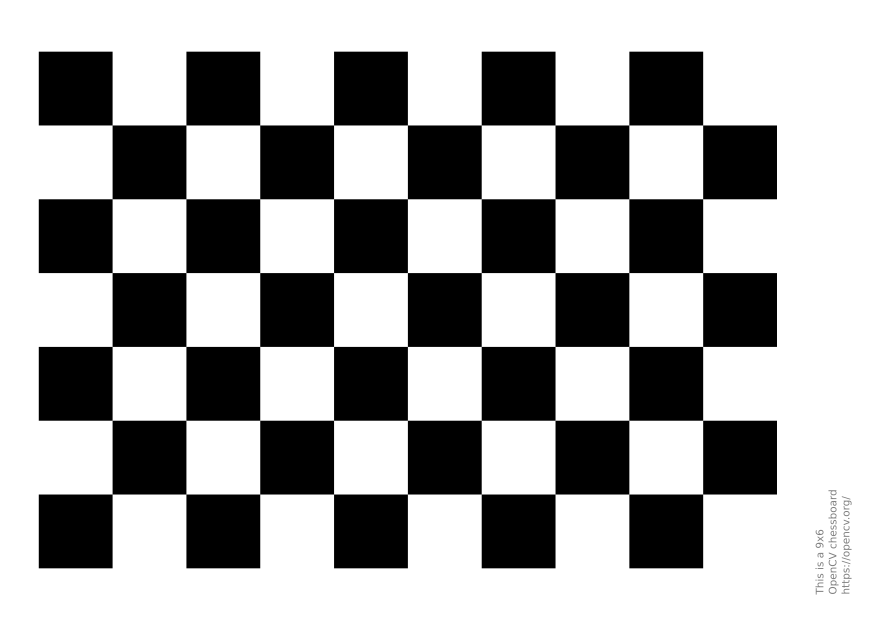
#> input picture curriculum/sample_data/chessboard.png, 1754 x 1240 px (shown at 1/2 size); the run also reads 1 picture not shown here
$ python 01_camera_calibration.py
#> lines starting #> are read from the running program, lines starting #| are printed output that depends on the picture; after the words box and inside, x2 and y2 are one past the last pixel; in counts of white or black regions, pixels touching at a corner belong together; long printed decimals are rounded
### curriculum/sample_data/__init__.py
"""
Sample Data Module
==================
Provides easy access to sample images and videos for tutorials.

Usage:
    from sample_data import get_image, get_video, SAMPLE_DIR

    # Load a sample image
    img = get_image("lena.jpg")

    # Get path to video
    video_path = get_video("vtest.avi")
"""

import os
import cv2
import numpy as np

# Directory containing sample files
SAMPLE_DIR = os.path.dirname(os.path.abspath(__file__))


def get_sample_path(filename):
    """
    Get full path to a sample file, downloading if necessary.
    """
    from .download_samples import get_sample_path as _get_path
    return _get_path(filename)


def get_image(filename, flags=cv2.IMREAD_COLOR):
    """
    Load a sample image.

    Args:
        filename: Name of the sample image (e.g., "lena.jpg")
        flags: cv2.IMREAD_COLOR, cv2.IMREAD_GRAYSCALE, etc.

    Returns:
        numpy array of the image, or None if not found

    Example:
        img = get_image("lena.jpg")
        gray = get_image("lena.jpg", cv2.IMREAD_GRAYSCALE)
    """
#> called with filename = 'chessboard.png', flags = 1
    filepath = get_sample_path(filename)

    if not os.path.exists(filepath):
        print(f"Warning: Sample image not found: {filename}")
        print("Run: python -m sample_data.download_samples")
        return None

    img = cv2.imread(filepath, flags)
#> img is the input picture: shape (1240, 1754, 3); min 0, max 255, mean 165.4

    if img is None:
        print(f"Warning: Could not load image: {filename}")
        return None

    return img


# [63 lines left out: functions get_video, get_image_or_camera, list_samples, not called in this run]


# Common sample images for quick access
SAMPLES = {
    "face": "lena.jpg",
    "fruits": "fruits.jpg",
    "building": "building.jpg",
    "text": "imageTextN.png",
    "sudoku": "sudoku.png",
    "chessboard": "chessboard.png",
    "box": "box.png",
    "scene": "box_in_scene.png",
}


# [17 lines left out: function quick_load, not called in this run]

### curriculum/sample_data/download_samples.py
"""
Sample Data Downloader
======================
Downloads real sample images and videos for OpenCV tutorials.

Sources:
- OpenCV GitHub samples
- Public domain images

Usage:
    python download_samples.py           # Download all samples
    python download_samples.py --check   # Check which samples exist
"""

import os
import urllib.request
import sys

# Sample data directory
SAMPLE_DIR = os.path.dirname(os.path.abspath(__file__))

# Sample files to download from OpenCV GitHub
OPENCV_SAMPLES_BASE = "https://raw.githubusercontent.com/opencv/opencv/4.x/samples/data/"

SAMPLE_FILES = {
    # Basic images
    "lena.jpg": OPENCV_SAMPLES_BASE + "lena.jpg",
    "fruits.jpg": OPENCV_SAMPLES_BASE + "fruits.jpg",
    "baboon.jpg": OPENCV_SAMPLES_BASE + "baboon.jpg",
    "building.jpg": OPENCV_SAMPLES_BASE + "building.jpg",
    "starry_night.jpg": OPENCV_SAMPLES_BASE + "starry_night.jpg",
    "butterfly.jpg": OPENCV_SAMPLES_BASE + "butterfly.jpg",

    # Face detection
    "lena_face.jpg": OPENCV_SAMPLES_BASE + "lena.jpg",
    "messi5.jpg": OPENCV_SAMPLES_BASE + "messi5.jpg",

    # Feature matching
    "box.png": OPENCV_SAMPLES_BASE + "box.png",
    "box_in_scene.png": OPENCV_SAMPLES_BASE + "box_in_scene.png",
    "blox.jpg": OPENCV_SAMPLES_BASE + "blox.jpg",

    # Template matching
    "lena_tmpl.jpg": OPENCV_SAMPLES_BASE + "lena_tmpl.jpg",

    # Calibration
    "left01.jpg": OPENCV_SAMPLES_BASE + "left01.jpg",
    "left02.jpg": OPENCV_SAMPLES_BASE + "left02.jpg",
    "right01.jpg": OPENCV_SAMPLES_BASE + "right01.jpg",
    "right02.jpg": OPENCV_SAMPLES_BASE + "right02.jpg",
    "chessboard.png": OPENCV_SAMPLES_BASE + "chessboard.png",

    # Text/Document/OCR
    "imageTextN.png": OPENCV_SAMPLES_BASE + "imageTextN.png",
    "imageTextR.png": OPENCV_SAMPLES_BASE + "imageTextR.png",
    "licenseplate_motion.jpg": OPENCV_SAMPLES_BASE + "licenseplate_motion.jpg",
    "text_defocus.jpg": OPENCV_SAMPLES_BASE + "text_defocus.jpg",

    # Morphology (note: j.png may not be available in newer OpenCV versions)

    # Shapes and contours
    "pic1.png": OPENCV_SAMPLES_BASE + "pic1.png",
    "pic2.png": OPENCV_SAMPLES_BASE + "pic2.png",
    "pic3.png": OPENCV_SAMPLES_BASE + "pic3.png",
    "pic4.png": OPENCV_SAMPLES_BASE + "pic4.png",
    "pic5.png": OPENCV_SAMPLES_BASE + "pic5.png",
    "pic6.png": OPENCV_SAMPLES_BASE + "pic6.png",

    # Gradient/edges
    "sudoku.png": OPENCV_SAMPLES_BASE + "sudoku.png",

    # Histogram
    "home.jpg": OPENCV_SAMPLES_BASE + "home.jpg",

    # Image stitching / Panorama
    "Blender_Suzanne1.jpg": OPENCV_SAMPLES_BASE + "Blender_Suzanne1.jpg",
    "Blender_Suzanne2.jpg": OPENCV_SAMPLES_BASE + "Blender_Suzanne2.jpg",
    "boat1.jpg": OPENCV_SAMPLES_BASE + "boat1.jpg",
    "boat2.jpg": OPENCV_SAMPLES_BASE + "boat2.jpg",
    "boat3.jpg": OPENCV_SAMPLES_BASE + "boat3.jpg",
    "boat4.jpg": OPENCV_SAMPLES_BASE + "boat4.jpg",
    "boat5.jpg": OPENCV_SAMPLES_BASE + "boat5.jpg",
    "boat6.jpg": OPENCV_SAMPLES_BASE + "boat6.jpg",

    # Machine Learning
    "digits.png": OPENCV_SAMPLES_BASE + "digits.png",  # 5000 handwritten digits (20x20 each)

    # Videos
    "vtest.avi": OPENCV_SAMPLES_BASE + "vtest.avi",
}

# Alternative sources for common test images (if OpenCV samples are unavailable)
ALT_SOURCES = {
    # Additional images can be added here if needed
}

# Multi-View / SFM Images
# ETH3D Dataset preview images (outdoor scenes for feature matching & SFM)
# https://www.eth3d.net/datasets
ETH3D_BASE = "https://www.eth3d.net/img/"

MULTIVIEW_IMAGES = {
    # Building facade - excellent for feature matching and SFM
    "facade_view1.jpg": ETH3D_BASE + "dslr_facade.jpg",

    # Courtyard - outdoor scene with good features
    "courtyard_view1.jpg": ETH3D_BASE + "dslr_courtyard.jpg",

    # Terrace - outdoor with depth variation
    "terrace_view1.jpg": ETH3D_BASE + "dslr_terrace.jpg",

    # Playground - outdoor with structures
    "playground_view1.jpg": ETH3D_BASE + "dslr_playground.jpg",

    # Relief sculpture - good texture for matching
    "relief_view1.jpg": ETH3D_BASE + "dslr_relief.jpg",
}

# Middlebury Stereo Benchmark Datasets
# https://vision.middlebury.edu/stereo/data/
MIDDLEBURY_BASE = "https://vision.middlebury.edu/stereo/data/"

STEREO_DATASETS = {
    # Tsukuba (2001) - Classic stereo benchmark, 384x288
    "tsukuba_left.ppm": MIDDLEBURY_BASE + "scenes2001/data/tsukuba/scene1.row3.col1.ppm",
    "tsukuba_right.ppm": MIDDLEBURY_BASE + "scenes2001/data/tsukuba/scene1.row3.col3.ppm",
    "tsukuba_disp.pgm": MIDDLEBURY_BASE + "scenes2001/data/tsukuba/truedisp.row3.col3.pgm",

    # Cones (2003) - 450x375, complex geometry
    "cones_left.png": MIDDLEBURY_BASE + "scenes2003/newdata/cones/im2.png",
    "cones_right.png": MIDDLEBURY_BASE + "scenes2003/newdata/cones/im6.png",
    "cones_disp.png": MIDDLEBURY_BASE + "scenes2003/newdata/cones/disp2.png",

    # Teddy (2003) - 450x375, teddy bear scene
    "teddy_left.png": MIDDLEBURY_BASE + "scenes2003/newdata/teddy/im2.png",
    "teddy_right.png": MIDDLEBURY_BASE + "scenes2003/newdata/teddy/im6.png",
    "teddy_disp.png": MIDDLEBURY_BASE + "scenes2003/newdata/teddy/disp2.png",
}


# =============================================================================
# MOT / MCMOT - Person Detection & Re-ID Models
# =============================================================================

# YOLOv4-tiny for person detection
# https://github.com/AlexeyAB/darknet
YOLO_MODELS = {
    "yolov4-tiny.weights": "https://github.com/AlexeyAB/darknet/releases/download/yolov4/yolov4-tiny.weights",
    "yolov4-tiny.cfg": "https://raw.githubusercontent.com/AlexeyAB/darknet/master/cfg/yolov4-tiny.cfg",
    "coco.names": "https://raw.githubusercontent.com/pjreddie/darknet/master/data/coco.names",
}

# Person Re-ID Model from OpenCV Zoo
# https://github.com/opencv/opencv_zoo/tree/main/models/person_reid_youtureid
REID_MODELS = {
    "person_reid_youtu_2021nov.onnx": "https://github.com/opencv/opencv_zoo/raw/main/models/person_reid_youtureid/person_reid_youtu_2021nov.onnx",
}

# Test videos for MOT/MCMOT (using OpenCV samples)
MOT_VIDEOS = {
    # OpenCV pedestrian video - good for tracking demos
    "vtest.avi": OPENCV_SAMPLES_BASE + "vtest.avi",
}


# =============================================================================
# Machine Learning - Additional Samples
# =============================================================================

ML_SAMPLES = {
    # Handwritten digits (included in SAMPLE_FILES as digits.png)
    # Additional ML-related images
    "aero1.jpg": OPENCV_SAMPLES_BASE + "aero1.jpg",
    "aero2.jpg": OPENCV_SAMPLES_BASE + "aero2.jpg",
    "aero3.jpg": OPENCV_SAMPLES_BASE + "aero3.jpg",
}


# [119 lines left out: functions download_file, download_all, check_samples, not called in this run]


def get_sample_path(filename):
    """
    Get the full path to a sample file.
    Downloads it if it doesn't exist.

    Usage:
        from sample_data.download_samples import get_sample_path
        img = cv2.imread(get_sample_path("lena.jpg"))
    """
    filepath = os.path.join(SAMPLE_DIR, filename)

    if not os.path.exists(filepath):
        # Try to download
        if filename in SAMPLE_FILES:
            download_file(SAMPLE_FILES[filename], filename)
        elif filename in ALT_SOURCES:
            download_file(ALT_SOURCES[filename], filename)
        elif filename in MULTIVIEW_IMAGES:
            download_file(MULTIVIEW_IMAGES[filename], filename)
        elif filename in STEREO_DATASETS:
            download_file(STEREO_DATASETS[filename], filename)
        elif filename in YOLO_MODELS:
            download_file(YOLO_MODELS[filename], filename)
        elif filename in REID_MODELS:
            download_file(REID_MODELS[filename], filename)
        elif filename in MOT_VIDEOS:
            download_file(MOT_VIDEOS[filename], filename)
        elif filename in ML_SAMPLES:
            download_file(ML_SAMPLES[filename], filename)

    return filepath


# [35 lines left out: function list_available, not called in this run]


# [11 lines that do not run on import are left out]

### curriculum/10_calib3d/01_camera_calibration.py
"""
Module 7: Camera Calibration - Basics
=====================================
Camera calibration and undistortion.

Official Docs: https://docs.opencv.org/4.x/dc/dbb/tutorial_py_calibration.html

Topics Covered:
1. Calibration Pattern Detection
2. Camera Calibration
3. Undistortion
4. Perspective Transform
5. Homography
"""

import cv2
import numpy as np
import os
import sys

# Add parent directory to path for sample_data import
sys.path.insert(0, os.path.join(os.path.dirname(__file__), '..'))
from sample_data import get_image

print("=" * 60)
print("Module 7: Camera Calibration")
print("=" * 60)


# =============================================================================
# 1. CALIBRATION CONCEPTS
# =============================================================================
print("\n--- 1. Camera Calibration Concepts ---")

concepts = """
Camera Parameters:

Intrinsic Parameters (camera matrix K):
  fx, fy - Focal lengths in pixels
  cx, cy - Principal point (optical center)

  K = | fx  0  cx |
      | 0  fy  cy |
      | 0   0   1 |

Distortion Coefficients:
  k1, k2, k3 - Radial distortion
  p1, p2     - Tangential distortion

  distCoeffs = [k1, k2, p1, p2, k3]

Extrinsic Parameters:
  R - Rotation matrix (3x3)
  t - Translation vector (3x1)
"""
print(concepts)


# =============================================================================
# 2. LOAD OR CREATE CHECKERBOARD
# =============================================================================
print("\n--- 2. Loading/Creating Test Pattern ---")


# [14 lines left out: function create_checkerboard, not called in this run]


def load_checkerboard_image():
    """Load a real checkerboard image or create synthetic one."""
    # Try to load real checkerboard images
    for sample in ["chessboard.png", "checkerboard.png", "left01.jpg", "left02.jpg"]:
        img = get_image(sample)
        if img is not None:
            print(f"Using sample image: {sample}")
            gray = cv2.cvtColor(img, cv2.COLOR_BGR2GRAY) if len(img.shape) == 3 else img
            return gray, True

    # Fallback to synthetic
    print("No checkerboard sample found. Using synthetic pattern.")
    print("Run: python curriculum/sample_data/download_samples.py")
    return create_checkerboard(rows=6, cols=8), False


# Load or create checkerboard
checkerboard, is_real_image = load_checkerboard_image()
#> is_real_image = True

# Board size depends on whether it's real or synthetic
if is_real_image:
    # Standard OpenCV sample checkerboards are 9x6 inner corners
    board_size = (9, 6)
else:
    board_size = (7, 5)  # Inner corners (cols-1, rows-1)

print(f"Checkerboard size: {checkerboard.shape}")
#| Checkerboard size: (1240, 1754)
print(f"Inner corners to detect: {board_size}")


# =============================================================================
# 3. FINDING CORNERS
# =============================================================================
print("\n--- 3. Finding Checkerboard Corners ---")

# Find chessboard corners
ret, corners = cv2.findChessboardCorners(checkerboard, board_size, None)
#> ret = True; corners = 54 rows, first 8: [224.6, 250.5], [372.4, 250.5], [520, 250.5], [667.6, 250.5], [815.4, 250.5], [962.9, 250.5], [1110.5, 250.5], [1258.3, 250.5]

print(f"Corners found: {ret}")
#| Corners found: True
if ret:
    print(f"Number of corners: {len(corners)}")
#| Number of corners: 54

    # Refine corner locations
    criteria = (cv2.TERM_CRITERIA_EPS + cv2.TERM_CRITERIA_MAX_ITER, 30, 0.001)
    corners_refined = cv2.cornerSubPix(checkerboard, corners, (11, 11),
                                        (-1, -1), criteria)
#> corners_refined = 54 rows, first 8: [224.6, 250.5], [372.4, 250.5], [520, 250.5], [667.6, 250.5], [815.3, 250.5], [962.9, 250.5], [1110.5, 250.5], [1258.3, 250.5]

    # Draw corners
    corners_img = cv2.cvtColor(checkerboard, cv2.COLOR_GRAY2BGR)
    cv2.drawChessboardCorners(corners_img, board_size, corners_refined, ret)
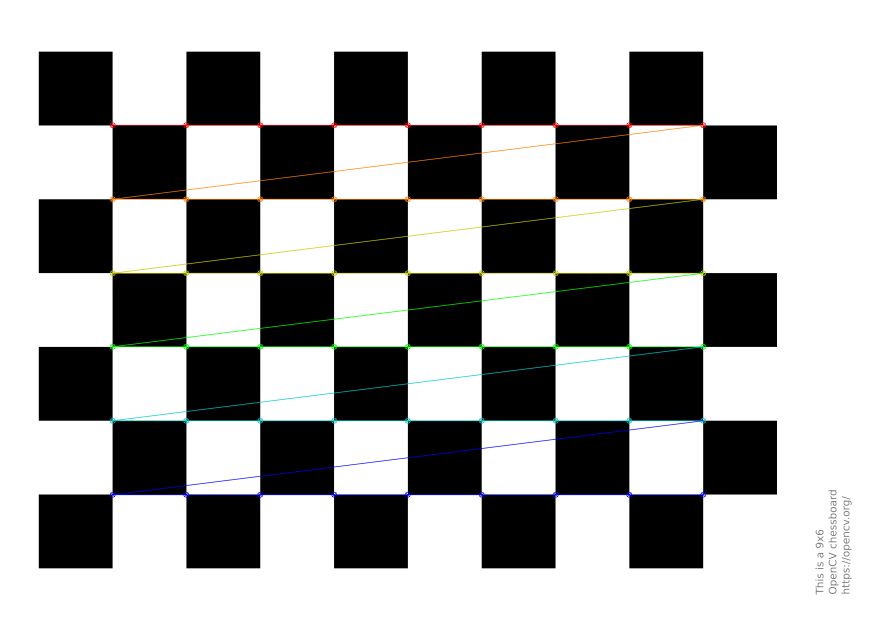
#> corners_img: shape (1240, 1754, 3) (shown at 1/2 size); 1.99% of pixels changed, all inside (x1, y1, x2, y2) = (219, 244, 1413, 996)


# =============================================================================
# 4. CALIBRATION PROCESS
# =============================================================================
print("\n--- 4. Camera Calibration Process ---")

calibration_steps = """
Calibration Steps:

1. Prepare object points (3D):
   - Define real-world coordinates of pattern
   - Usually in millimeters or any unit

2. Collect image points (2D):
   - Detect pattern in multiple images
   - Different angles and positions

3. Calibrate camera:
   - cv2.calibrateCamera()
   - Returns camera matrix and distortion coefficients

4. Evaluate calibration:
   - Calculate reprojection error
   - Should be < 1 pixel ideally
"""
print(calibration_steps)

# Prepare object points
objp = np.zeros((board_size[0] * board_size[1], 3), np.float32)
objp[:, :2] = np.mgrid[0:board_size[0], 0:board_size[1]].T.reshape(-1, 2)

# For demo, we'll use single image (in practice, use 10-20 images)
objpoints = [objp]  # 3D points
imgpoints = [corners_refined] if ret else []  # 2D points
#> imgpoints = 1 item

if imgpoints:
    # Calibrate
    ret, mtx, dist, rvecs, tvecs = cv2.calibrateCamera(
        objpoints, imgpoints, checkerboard.shape[::-1], None, None
    )
#> ret = 0.0726; mtx = [[78614.5, 0, 876.5], [0, 78592.3, 619.5], [0, 0, 1]]; dist = [[0.126, 0.000564, 8.93e-07, -0.00614, 6.66e-08]]; rvecs = ([1.16e-06, 0.0106, -1.96e-09],); tvecs = ([-4.41, -2.5, 532.5],)

    print(f"\nCalibration successful: {ret}")
#| Calibration successful: 0.07255
    print(f"Camera Matrix:\n{mtx}")
#| Camera Matrix:
#| [[7.86145349e+04 0.00000000e+00 8.76483297e+02]
#|  [0.00000000e+00 7.85922956e+04 6.19466297e+02]
#|  [0.00000000e+00 0.00000000e+00 1.00000000e+00]]
    print(f"\nDistortion Coefficients: {dist.ravel()}")
#| Distortion Coefficients: [ 1.26358129e-01  5.64041757e-04  8.92891889e-07 -6.14170705e-03
#|   6.65840155e-08]

    # Calculate reprojection error
    mean_error = 0
    for i in range(len(objpoints)):
        imgpoints2, _ = cv2.projectPoints(objpoints[i], rvecs[i], tvecs[i],
                                          mtx, dist)
        error = cv2.norm(imgpoints[i], imgpoints2, cv2.NORM_L2) / len(imgpoints2)
        mean_error += error
#> this loop made 1 pass
#> (error, mean_error) on pass 1: (0.00987, 0.00987)
#> after the loop, mean_error = 0.00987

    print(f"Mean reprojection error: {mean_error/len(objpoints):.4f} pixels")
#| Mean reprojection error: 0.0099 pixels


# =============================================================================
# 5. UNDISTORTION
# =============================================================================
print("\n--- 5. Image Undistortion ---")


def load_grid_image():
    """Load a real image for undistortion demo or create grid."""
    # Try to load a real image
    for sample in ["building.jpg", "sudoku.png", "lena.jpg"]:
        img = get_image(sample)
#> call 2 of get_image, with filename = 'building.jpg', flags = 1
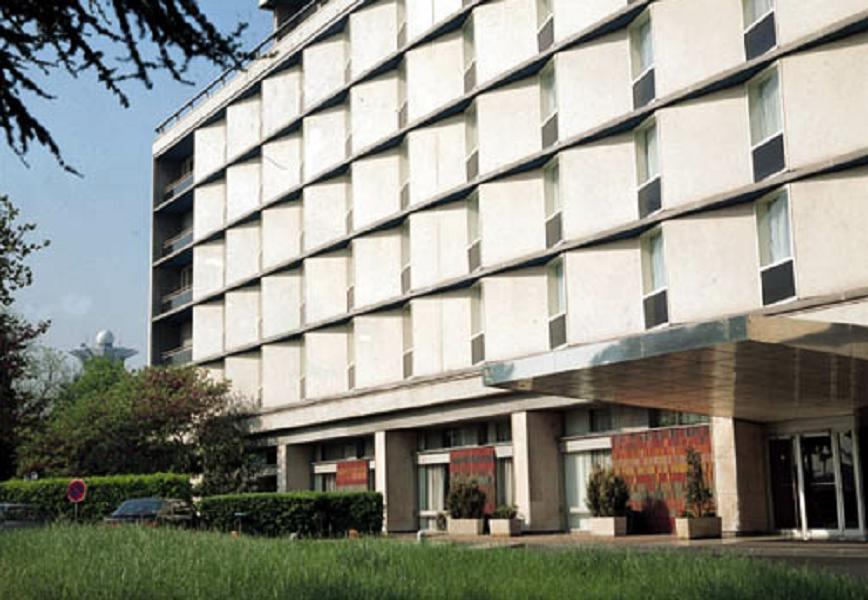
#> input picture curriculum/sample_data/building.jpg, 868 x 600 px
#> in get_image, img is the input picture: shape (600, 868, 3); mean B, G, R 133.7, 143.6, 142.9
        if img is not None:
            print(f"Using sample image for undistortion demo: {sample}")
            return cv2.resize(img, (400, 400))
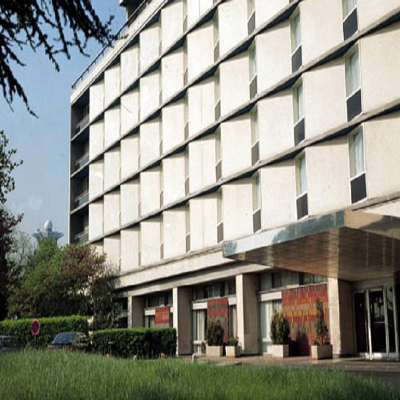
#> returned value: shape (400, 400, 3); mean of channels 0, 1, 2 133.6, 143.5, 142.8; drawn as B, G, R

    # Fallback: Create a grid
    print("Using synthetic grid for undistortion demo.")
    img = np.zeros((400, 400, 3), dtype=np.uint8)
    for i in range(0, 400, 20):
        cv2.line(img, (i, 0), (i, 400), (100, 100, 100), 1)
        cv2.line(img, (0, i), (400, i), (100, 100, 100), 1)
    return img


grid = load_grid_image()

# Simulate distortion with a simple radial effect
# In practice, use cv2.undistort with real distortion coefficients

undistort_info = """
Undistortion Methods:

1. cv2.undistort():
   - Simple one-step undistortion
   - dst = cv2.undistort(src, mtx, dist)

2. cv2.initUndistortRectifyMap() + cv2.remap():
   - Two-step, but faster for multiple images
   - Pre-compute maps once, apply to many images

Example:
  mapx, mapy = cv2.initUndistortRectifyMap(mtx, dist, None, newcameramtx, (w,h), 5)
  dst = cv2.remap(src, mapx, mapy, cv2.INTER_LINEAR)
"""
print(undistort_info)


# =============================================================================
# 6. PERSPECTIVE TRANSFORM
# =============================================================================
print("\n--- 6. Perspective Transform ---")


def load_perspective_image():
    """Load image for perspective transform demo."""
    # Try to load a real image (sudoku is great for perspective demo)
    for sample in ["sudoku.png", "building.jpg", "road.jpg"]:
        img = get_image(sample)
#> (the rest of the program and of its run is left out)
